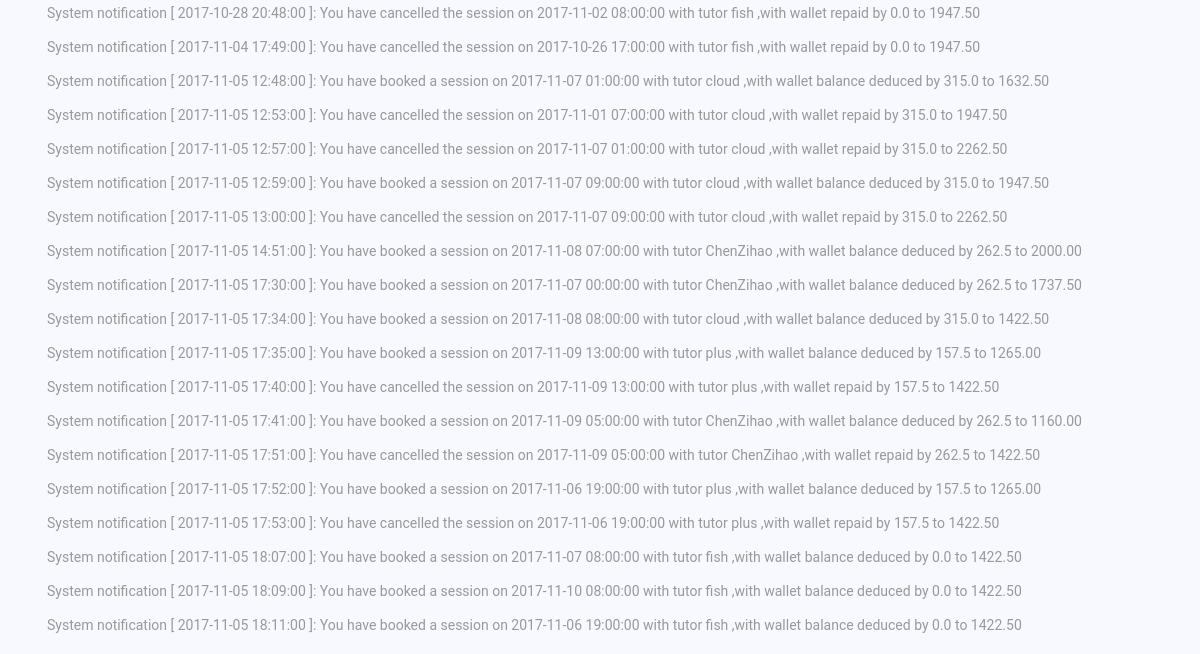
Before: /Tutorial/2/message/ (signed in, lower part) with the older database file.
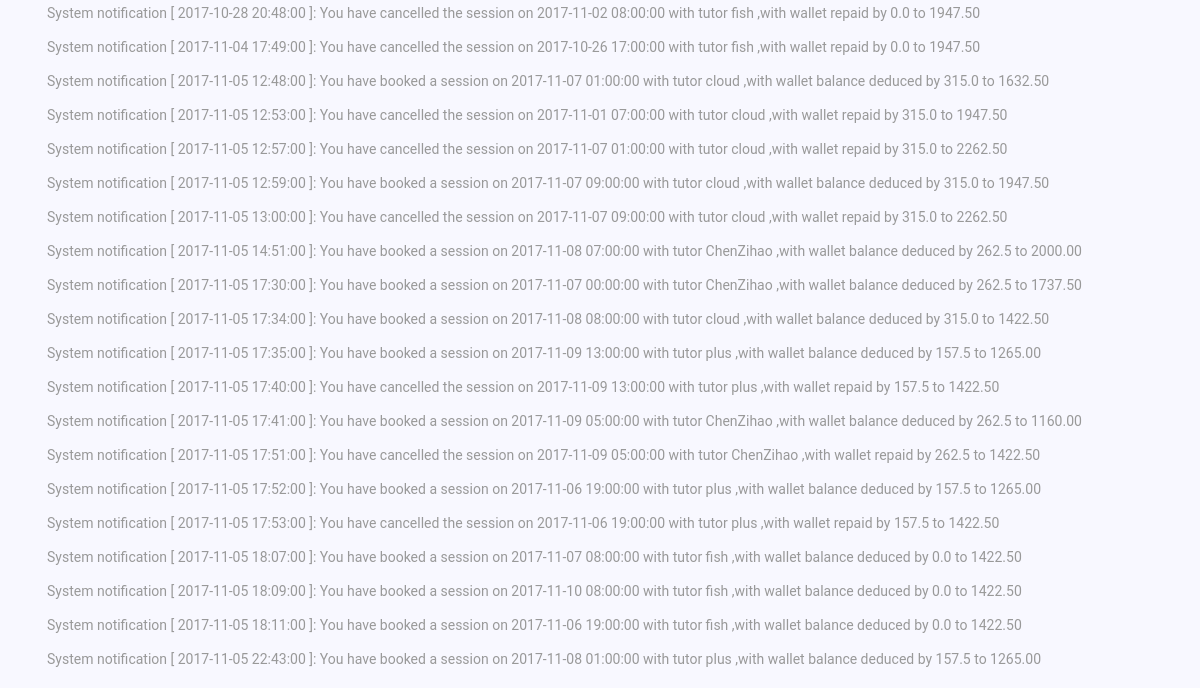
After: the same page with the newer database file.
### Tutorial/models.py (models this page shows, shortened)
class Notification(models.Model):
    content = models.CharField(max_length=500)
    myuser = models.ForeignKey(MyUser, on_delete=models.CASCADE,null=True)

### Tutorial/views.py (the view)
# urls.py: url(r'^(?P<myuser_id>[0-9]+)/message/$', views.message, name='message'),
def message(request, myuser_id):
    if not request.user.is_authenticated(): #visitor or client
        return render(request, 'home.html')
    myuser = MyUser.objects.get(user=request.user) #myuser = get_object_or_404(MyUser, pk=myuser_id)
    messages = Notification.objects.filter(myuser=myuser)
    return render(request, 'message/message.html', {'user': myuser, 'messages': messages})

### Tutorial/templates/message/message.html (shortened to what this page needs)
{% extends "myaccount/myaccount.html" %}
{% block content%}
		<div id="Message" style="background-color : #F8F8FF; padding : 7px; height : 60%;">
			<ul style="  color : #454f5b; text-decoration: none;">
                {%for msg in messages%}
					<p>{{msg.content}}</p>
				{%endfor%}
			</ul>
		</div>
{% endblock %}

Changed rows visible on the page:
added Notification: content "System notification [ 2017-11-05 22:43:00 ]: You have booked a session on 2017-11-08 01:00:00 with tutor plus ,with wallet balance deduced by 157.5 to 1265.00"
